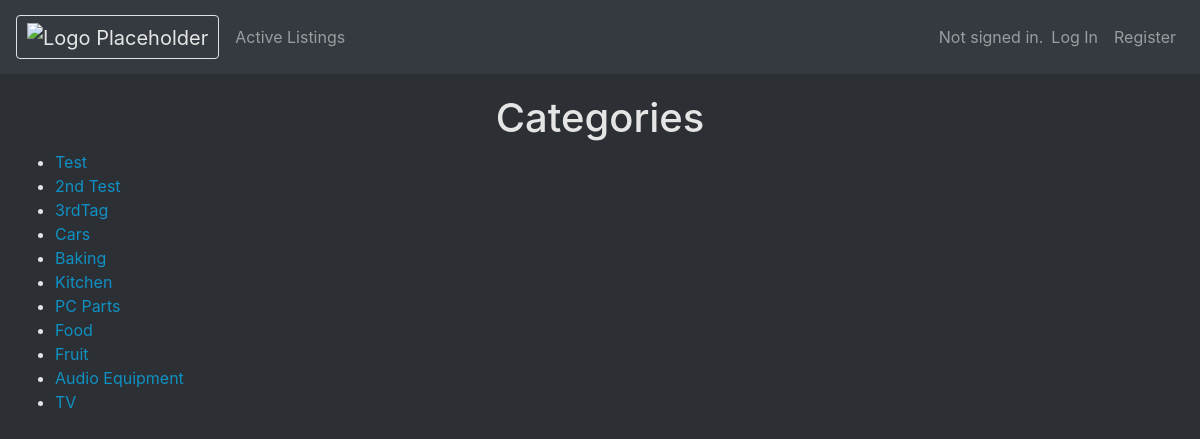
The page /categories on the database its author committed.
### auctions/models.py (models this page shows)
class Category(models.Model):
    tag = models.CharField(max_length=35)
    def __str__(self):
        return self.tag

### auctions/views.py (the view)
# urls.py: path("categories", views.categories, name="categories"),
def categories(request):
    categories = Category.objects.all()
    try:
        return render(request, "auctions/categories.html", {
            "categories": categories
        })
    except Exception as error:
        return render(request, "auctions/error.html", {
                "error": error
            })

### auctions/templates/auctions/categories.html
{% extends "auctions/layout.html" %}
{% block body %}
<h1 style="text-align: center;">Categories</h1>
<div class="container-fluid">
    <ul>
        {% for category in categories %}
        <li><a href="{% url 'search' search=category %}">{{ category }}</a></li>
        {% endfor %}
    </ul>
</div>
{% endblock %}

### auctions/static/auctions/styles.css (style rules this page uses)
body { background-color: #2C2F33; color: #e5e5e5; }
* { color: #e5e5e5; }
a { color: #1091c4; }

### rows shown on the page
Category: tag "Test"
Category: tag "2nd Test"
Category: tag "3rdTag"
Category: tag "Cars"
Category: tag "Baking"
Category: tag "Kitchen"
Category: tag "PC Parts"
Category: tag "Food"
Category: tag "Fruit"
Category: tag "Audio Equipment"
Category: tag "TV"
